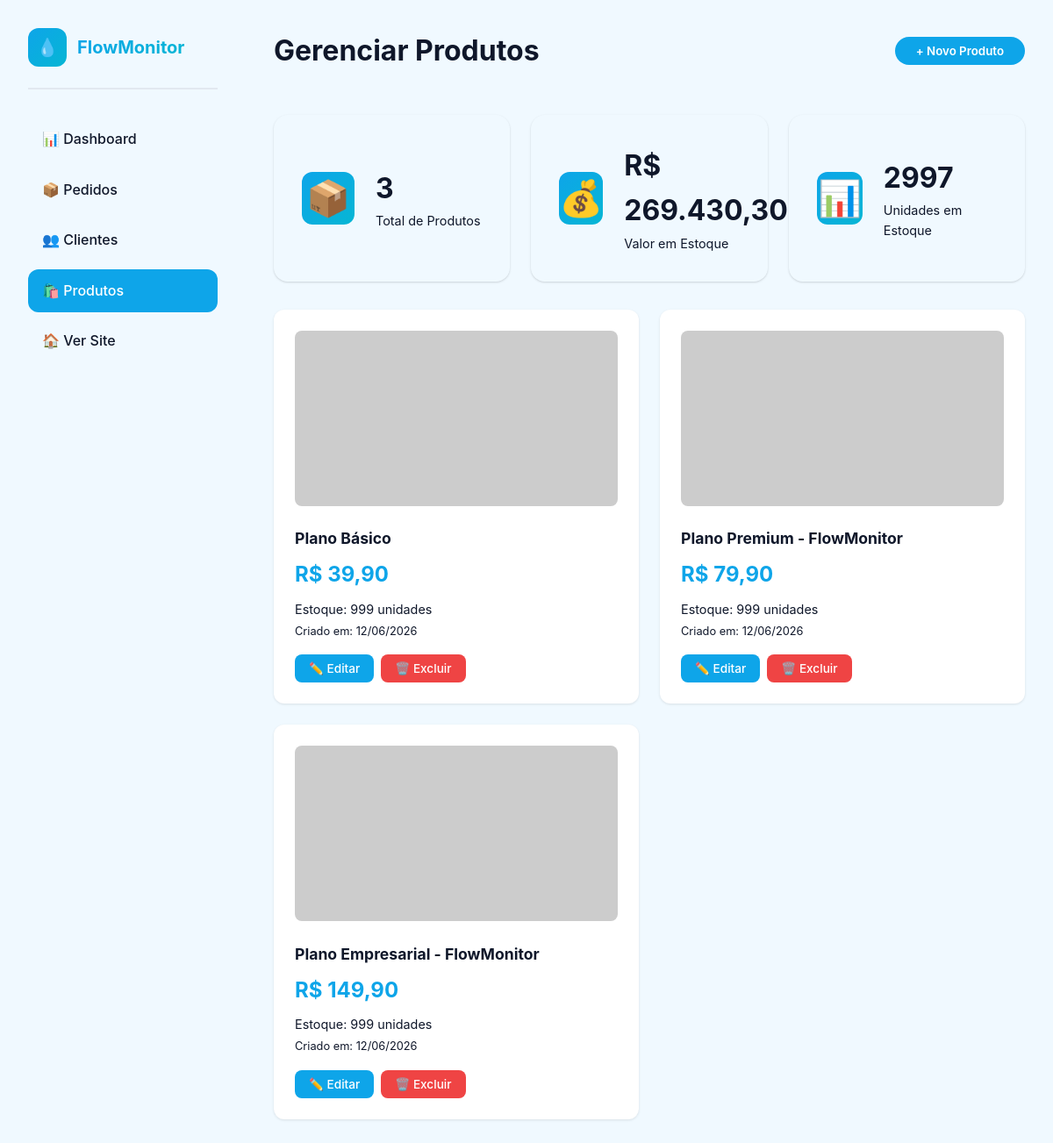
Screenshot of /admin/produtos.php (signed in) with the database file from the repository.
### tables this page shows
CREATE TABLE `produto` (
  `id` int(11) NOT NULL,
  `nome` varchar(150) NOT NULL,
  `descricao` text DEFAULT NULL,
  `preco` decimal(10,2) NOT NULL,
  `quantidade` int(11) DEFAULT 0,
  `imagem` text DEFAULT NULL,
  `categoria_id` int(11) DEFAULT NULL,
  `criado_em` timestamp NOT NULL DEFAULT current_timestamp()
);

### admin/produtos.php (the view, shortened to what this page needs)
<?php
require_once '../php/config.php';
$produtos = $pdo->query("
    SELECT p.*, c.nome as categoria_nome
    FROM produto p
    LEFT JOIN categoria c ON p.categoria_id = c.id
    ORDER BY p.criado_em DESC
")->fetchAll(PDO::FETCH_ASSOC);
?>
<!DOCTYPE html>
<html lang="pt-BR">
<head>
    <link rel="stylesheet" href="../css/style.css">
    <link rel="stylesheet" href="../css/admin.css">
</head>
<body>
    <div class="admin-container">
        <aside class="admin-sidebar">
            <div class="sidebar-logo">
                <div class="logo-icon">💧</div>
                <h2>FlowMonitor</h2>
            </div>
            <nav class="admin-nav">
                <a href="index.php">📊 Dashboard</a>
                <a href="pedidos.php">📦 Pedidos</a>
                <a href="clientes.php">👥 Clientes</a>
                <a href="produtos.php" class="active">🛍️ Produtos</a>
                <a href="../index.php">🏠 Ver Site</a>
            </nav>
        </aside>
        <main class="admin-main">
            <header class="admin-header">
                <h1>Gerenciar Produtos</h1>
                <button class="btn-logout" onclick="abrirModal('add')" style="background: var(--primary);">
                    + Novo Produto
                </button>
            </header>
            <div class="stats-grid" style="margin-bottom: 2rem;">
                <div class="stat-card">
                    <div class="stat-icon">📦</div>
                    <div class="stat-info">
                        <h3><?php echo count($produtos); ?></h3>
                        <p>Total de Produtos</p>
                    </div>
                </div>
                <div class="stat-card">
                    <div class="stat-icon">💰</div>
                    <div class="stat-info">
                        <h3>R$ <?php
                            $total_estoque = 0;
                            foreach ($produtos as $p) {
                                $total_estoque += $p['preco'] * $p['quantidade'];
                            }
                            echo number_format($total_estoque, 2, ',', '.');
                        ?></h3>
                        <p>Valor em Estoque</p>
                    </div>
                </div>
                <div class="stat-card">
                    <div class="stat-icon">📊</div>
                    <div class="stat-info">
                        <h3><?php
                            $total_unidades = array_sum(array_column($produtos, 'quantidade'));
                            echo $total_unidades;
                        ?></h3>
                        <p>Unidades em Estoque</p>
                    </div>
                </div>
            </div>
            <div class="produto-grid-admin">
                <?php foreach ($produtos as $produto): ?>
                <div class="produto-card-admin">
                    <img src="<?php echo $produto['imagem'] ?: 'https://via.placeholder.com/300x200?text=Sem+Imagem'; ?>"
                         alt="<?php echo $produto['nome']; ?>"
                         onerror="this.src='https://via.placeholder.com/300x200?text=Sem+Imagem'">
                    <h3><?php echo htmlspecialchars($produto['nome']); ?></h3>
                    <div class="preco">R$ <?php echo number_format($produto['preco'], 2, ',', '.'); ?></div>
                    <div style="color: var(--gray-500); font-size: 0.9rem;">
                        Estoque: <?php echo $produto['quantidade']; ?> unidades
                    </div>
                    <div style="color: var(--gray-500); font-size: 0.8rem; margin-top: 0.25rem;">
                        Criado em: <?php echo date('d/m/Y', strtotime($produto['criado_em'])); ?>
                    </div>
                    <div class="acoes">
                        <button class="btn-sm btn-edit" onclick="editarProduto(<?php echo $produto['id']; ?>)">
                            ✏️ Editar
                        </button>
                        <form method="POST" style="display: inline;" onsubmit="return confirm('Tem certeza que deseja excluir este produto?')">
                            <button type="submit" class="btn-sm btn-delete">🗑️ Excluir</button>
                        </form>
                    </div>
                </div>
                <?php endforeach; ?>
            </div>
        </main>
    </div>
</body>
</html>

### css/style.css (style rules this page uses)
:root { --primary: #0ea5e9; --primary-light: #38bdf8; --primary-dark: #0284c7; --secondary: #06b6d4; --accent: #22d3ee; --success: #10b981; --success-light: #d1fae5; --warning: #f59e0b; --warning-light: #fef3c7; --danger: #ef4444; --danger-light: #fee2e2; --info: #3b82f6; --info-light: #dbeafe; --bg-primary: #f0f9ff; --bg-secondary: #ffffff; --bg-tertiary: #f8fafc; --bg-hover: #e0f2fe; --text-primary: #0f172a; --text-secondary: #334155; --text-tertiary: #64748b; --text-muted: #94a3b8; --border-color: #e2e8f0; --border-light: #f1f5f9; --shadow-sm: 0 1px 2px rgba(0, 0, 0, 0.05); --shadow: 0 1px 3px rgba(0, 0, 0, 0.1), 0 1px 2px rgba(0, 0, 0, 0.06); --shadow-md: 0 4px 6px rgba(0, 0, 0, 0.07), 0 2px 4px rgba(0, 0, 0, 0.06); --shadow-lg: 0 10px 15px rgba(0, 0, 0, 0.1), 0 4px 6px rgba(0, 0, 0, 0.05); --shadow-xl: 0 20px 25px rgba(0, 0, 0, 0.1), 0 10px 10px rgba(0, 0, 0, 0.04); --radius-sm: 8px; --radius: 12px; --radius-lg: 16px; --radius-xl: 24px; --radius-full: 9999px; --transition: all 0.3s cubic-bezier(0.4, 0, 0.2, 1); --transition-fast: all 0.15s ease; --transition-slow: all 0.5s cubic-bezier(0.4, 0, 0.2, 1); }
* { margin: 0; padding: 0; box-sizing: border-box; }
html { scroll-behavior: smooth; }
body { font-family: 'Inter', -apple-system, BlinkMacSystemFont, 'Segoe UI', sans-serif; background: var(--bg-primary); color: var(--text-primary); line-height: 1.6; overflow-x: hidden; transition: background 0.3s ease, color 0.3s ease; min-height: 100vh; }
a { color: inherit; text-decoration: none; }
img { max-width: 100%; height: auto; }
button { cursor: pointer; font-family: inherit; }
.sidebar-logo { display: flex; align-items: center; gap: 0.75rem; margin-bottom: 2rem; padding-bottom: 1.5rem; border-bottom: 2px solid var(--border-color); }
.logo-icon { width: 44px; height: 44px; background: linear-gradient(135deg, var(--primary), var(--secondary)); border-radius: var(--radius); display: flex; align-items: center; justify-content: center; color: white; font-size: 1.25rem; font-weight: 700; flex-shrink: 0; }
.sidebar-logo h2 { font-size: 1.25rem; font-weight: 700; background: linear-gradient(135deg, var(--primary), var(--secondary)); -webkit-background-clip: text; -webkit-text-fill-color: transparent; background-clip: text; }

### css/admin.css (style rules this page uses)
.admin-container { display: flex; min-height: 100vh; }
.admin-sidebar { width: 280px; background: var(--white); border-right: 1px solid var(--gray-200); padding: 2rem; position: fixed; height: 100vh; }
.admin-nav { display: flex; flex-direction: column; gap: 0.5rem; margin-top: 2rem; }
.admin-nav a { padding: 0.75rem 1rem; color: var(--gray-700); text-decoration: none; border-radius: var(--radius); transition: all 0.2s; font-weight: 500; }
.admin-nav a:hover, .admin-nav a.active { background: var(--primary); color: white; }
.admin-main { flex: 1; margin-left: 280px; padding: 2rem; background: var(--gray-50); }
.admin-header { display: flex; justify-content: space-between; align-items: center; margin-bottom: 2rem; padding-bottom: 1rem; border-bottom: 2px solid var(--gray-200); }
.admin-header h1 { color: var(--gray-900); font-size: 2rem; }
.btn-logout { padding: 0.5rem 1.5rem; background: var(--danger); color: white; border: none; border-radius: 50px; cursor: pointer; font-weight: 600; text-decoration: none; }
.stats-grid { display: grid; grid-template-columns: repeat(auto-fit, minmax(250px, 1fr)); gap: 1.5rem; margin-bottom: 2rem; }
.stat-card { background: var(--white); padding: 2rem; border-radius: var(--radius-lg); box-shadow: var(--shadow); display: flex; align-items: center; gap: 1.5rem; }
.stat-icon { font-size: 2.5rem; width: 60px; height: 60px; background: linear-gradient(135deg, var(--primary), var(--secondary)); border-radius: var(--radius); display: flex; align-items: center; justify-content: center; }
.stat-info h3 { font-size: 2rem; font-weight: 700; color: var(--gray-900); }
.stat-info p { color: var(--gray-500); font-size: 0.9rem; }

### rows the page displays
produto: nome "Plano Básico", preco "39,90", quantidade "999", criado_em "12/06/2026"
produto: nome "Plano Premium - FlowMonitor", preco "79,90", quantidade "999", criado_em "12/06/2026"
produto: nome "Plano Empresarial - FlowMonitor", preco "149,90", quantidade "999", criado_em "12/06/2026"

### other values shown
count($produtos) "3"
$total_estoque "269.430,30"
$total_unidades "2997"
